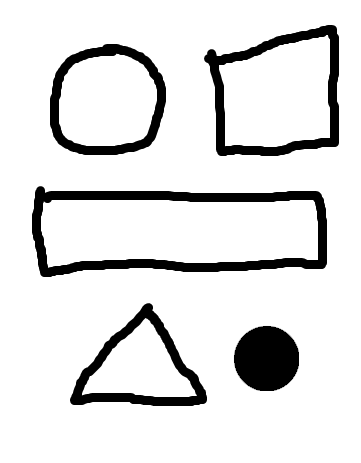
#> input picture BoAI/Lab_4/test_images/test_11.png, 361 x 463 px, found by its file name
$ python lab_4.py
#> lines starting #> are read from the running program, lines starting #| are printed output that depends on the picture; after the words box and inside, x2 and y2 are one past the last pixel; in counts of white or black regions, pixels touching at a corner belong together
import cv2
from cmath import pi

def load_and_preprocess(file_path):
    image = cv2.imread(file_path)
#> image is the input picture: shape (463, 361, 3); min 0, max 255, mean 224
    if image is None:
        return None

    gray_image = cv2.cvtColor(image, cv2.COLOR_BGR2GRAY)
    blurred_image = cv2.medianBlur(gray_image, 5)
    _, binary_image = cv2.threshold(blurred_image, 0, 255, cv2.THRESH_BINARY_INV | cv2.THRESH_OTSU)
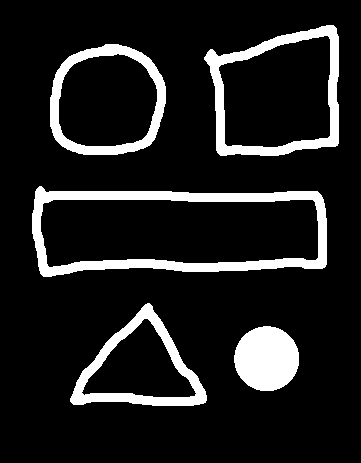
#> binary_image: shape (463, 361); 12.2% white; 5 white regions, box (x1, y1, x2, y2) and area: (32, 186, 327, 277) 6444, (204, 25, 339, 156) 4156, (234, 326, 299, 391) 3316, (70, 303, 207, 406) 3277, (50, 44, 166, 155) 3192

    kernel = cv2.getStructuringElement(cv2.MORPH_ELLIPSE, (7, 7))
    binary_image = cv2.morphologyEx(binary_image, cv2.MORPH_CLOSE, kernel, iterations=2)
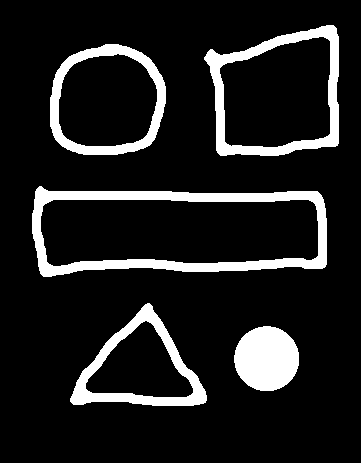
#> binary_image: shape (463, 361); 12.3% white; 5 white regions

    return binary_image

def count_shapes_on_image(binary_image):
    stats = {"quads": 0, "circles": 0}

    contours, hierarchy = cv2.findContours(binary_image, cv2.RETR_TREE, cv2.CHAIN_APPROX_SIMPLE)
#> contours = 9 contours; largest, box (x1, y1, x2, y2) and area: (32, 186, 327, 277) 22594, (40, 199, 319, 267) 16790, (204, 25, 339, 156) 13931, (50, 44, 166, 155) 10538, (219, 36, 331, 148) 10145
    if hierarchy is None:
        return stats

    hierarchy = hierarchy[0]

    for i, contour in enumerate(contours):
        depth = 0
        current_parent = hierarchy[i][3]

        while current_parent != -1:
            depth += 1
            current_parent = hierarchy[current_parent][3]

        if depth % 2 != 0:
            continue

        contour_area = cv2.contourArea(contour)
        if contour_area < 40:
            continue

        contour_perimeter = cv2.arcLength(contour, True)
        epsilon = 0.03 * contour_perimeter
        approx = cv2.approxPolyDP(contour, epsilon, True)
        vertices = len(approx)

        if vertices > 4:
            circularity = 4 * pi * contour_area / contour_perimeter**2
            if circularity > 0.8:
                stats['circles'] += 1

        elif vertices == 4:
            stats['quads'] += 1
#> this loop made 9 passes
#> (contour_area, contour_perimeter, epsilon, vertices, circularity) on passes 1, 6: (3224.5, 212.1, 6.36, 8, 0.901), (10538, 387.9, 11.64, 7, 0.88)
#> after the loop, stats = {'quads': 2, 'circles': 2}

    return stats

def main():
    TEST_PATH = 'D:/Programming/PythonApplications/BoAI/Lab_4/test_images'
    file_path = f'{TEST_PATH}/test_11.png'

    binary_image = load_and_preprocess(file_path)

    if binary_image is not None:
        results = count_shapes_on_image(binary_image)
#> results = {'quads': 2, 'circles': 2}
        print(results)
#| {'quads': 2, 'circles': 2}
    else:
        print(f"Error loading file: {file_path}")

if __name__ == "__main__":
    main()

$ run again, with BoAI/Lab_4/test_images/test_0.jpg saved as BoAI/Lab_4/test_images/test_11.png
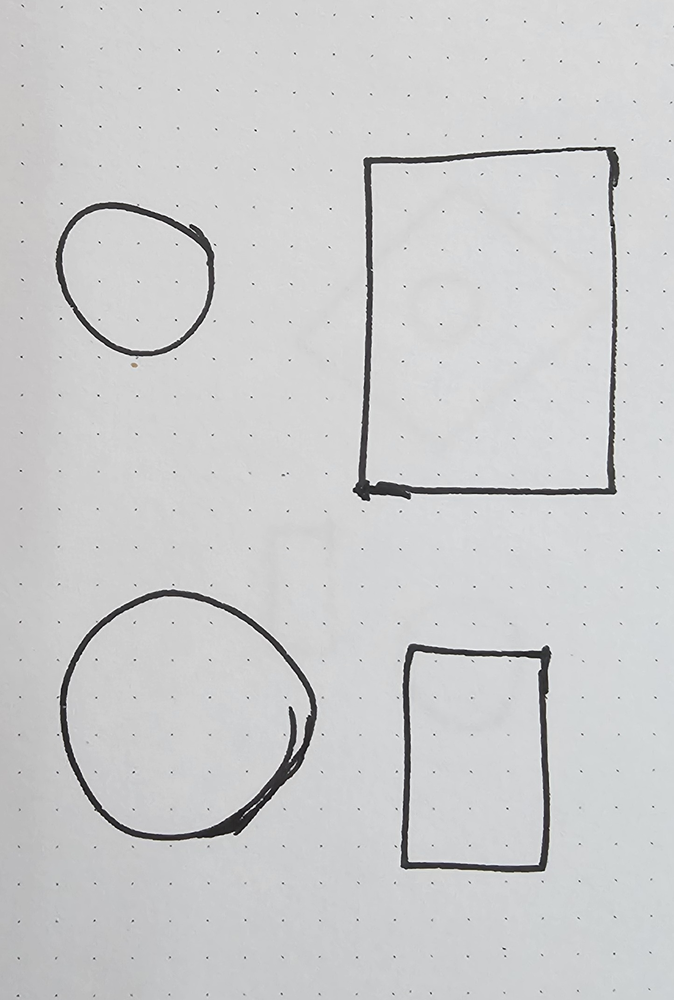
#> input picture BoAI/Lab_4/test_images/test_0.jpg, 674 x 1000 px, shrunk from 1446 x 2145 before the run, found by its file name
#> in load_and_preprocess, image is the input picture: shape (1000, 674, 3); mean B, G, R 205.6, 204.7, 204.2
#> in load_and_preprocess, `_, binary_image = cv2.threshold(blurred_image, 0, 255, cv2.THRESH_BINA..`:
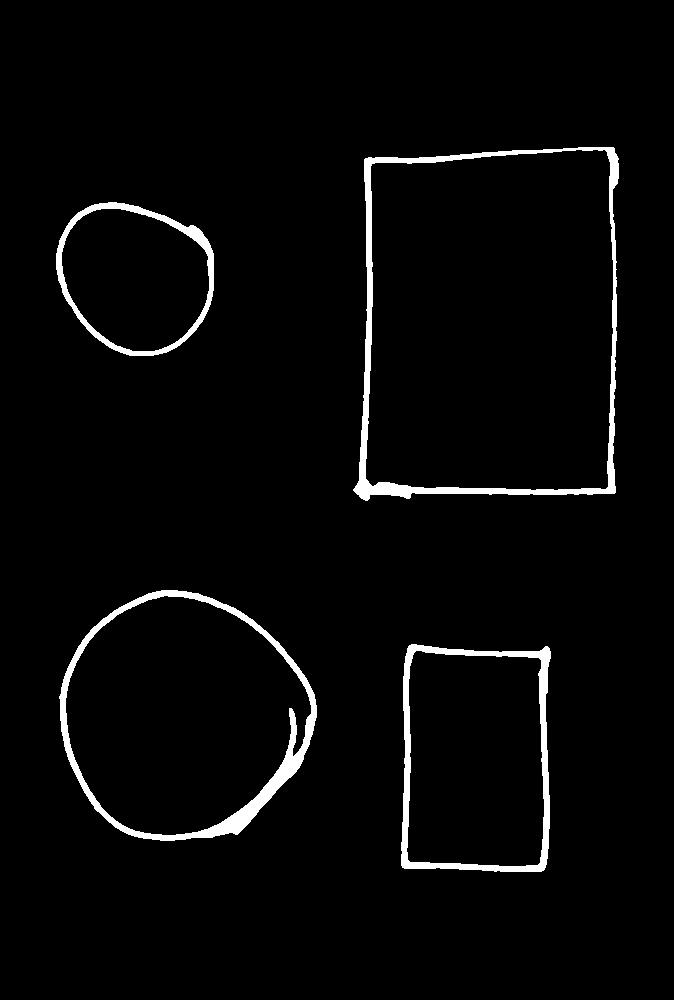
#> binary_image: shape (1000, 674); 3% white; 4 white regions, box (x1, y1, x2, y2) and area: (353, 147, 619, 501) 6864, (59, 590, 317, 841) 6116, (401, 644, 551, 872) 4559, (56, 202, 214, 356) 2885
#> contours = 8 contours; box (x1, y1, x2, y2) and area: (353, 147, 619, 501) 85542, (365, 149, 614, 491) 79730, (59, 590, 317, 841) 48828, (65, 595, 312, 836) 43137, (401, 644, 551, 872) 31678, (407, 650, 545, 867) 27760, (56, 202, 214, 356) 18718, (61, 208, 210, 352) 16256
#> the loop in count_shapes_on_image, `for i, contour in enumerate(contours):` made 8 passes
#> (contour_area, contour_perimeter, epsilon, vertices, circularity) on passes 3, 5: (48828, 832.9, 24.99, 7, 0.885), (18718.5, 520.3, 15.61, 8, 0.869)
#> after the loop in count_shapes_on_image, `for i, contour in enumerate(contours):`: stats = {'quads': 2, 'circles': 2}
#| {'quads': 2, 'circles': 2}

$ run again, with BoAI/Lab_4/test_images/test_1.jpg saved as BoAI/Lab_4/test_images/test_11.png
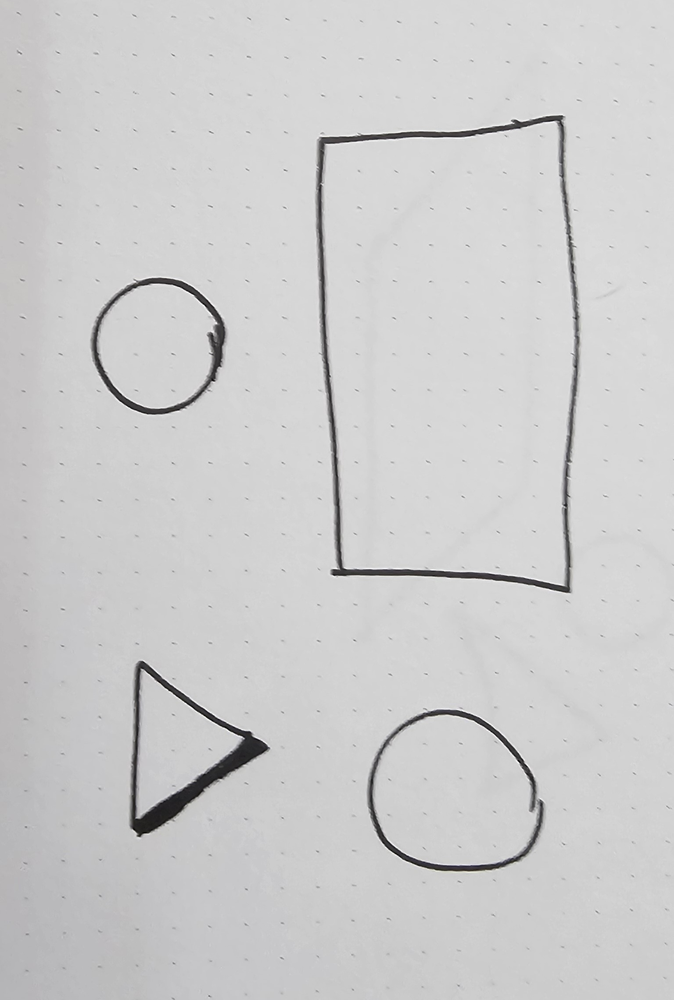
#> input picture BoAI/Lab_4/test_images/test_1.jpg, 674 x 1000 px, shrunk from 1536 x 2280 before the run, found by its file name
#> in load_and_preprocess, image is the input picture: shape (1000, 674, 3); mean B, G, R 204.3, 204, 204.2
#> in load_and_preprocess, `_, binary_image = cv2.threshold(blurred_image, 0, 255, cv2.THRESH_BINA..`:
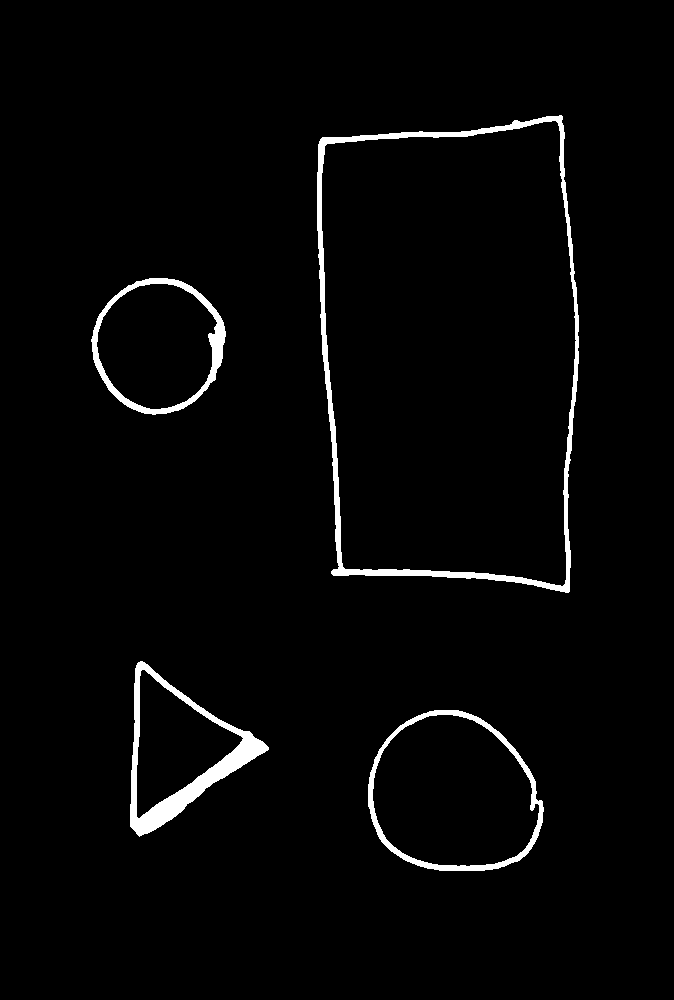
#> binary_image: shape (1000, 674); 2.5% white; 4 white regions, box (x1, y1, x2, y2) and area: (317, 115, 579, 593) 7025, (130, 661, 269, 837) 4541, (368, 710, 544, 871) 2797, (91, 278, 226, 415) 2613
#> contours = 8 contours; box (x1, y1, x2, y2) and area: (317, 115, 579, 593) 110300, (321, 121, 576, 586) 104536, (368, 710, 544, 871) 22028, (372, 714, 539, 867) 19642, (91, 278, 226, 415) 13912, (130, 661, 269, 837) 12256, (96, 283, 217, 410) 11638, (136, 672, 242, 815) 8035
#> the loop in count_shapes_on_image, `for i, contour in enumerate(contours):` made 8 passes
#> (contour_area, contour_perimeter, epsilon, vertices, circularity) on passes 1, 5: (22028.5, 560.5, 16.81, 8, 0.881), (13912, 442.8, 13.28, 8, 0.892)
#> after the loop in count_shapes_on_image, `for i, contour in enumerate(contours):`: stats = {'quads': 1, 'circles': 2}
#| {'quads': 1, 'circles': 2}
